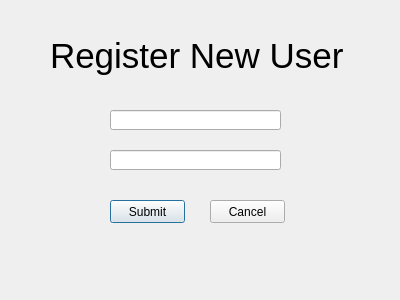
<?xml version="1.0" encoding="UTF-8"?>
<ui version="4.0">
 <class>LoginWindow</class>
 <widget class="QDialog" name="LoginWindow">
  <property name="geometry">
   <rect>
    <x>0</x>
    <y>0</y>
    <width>400</width>
    <height>300</height>
   </rect>
  </property>
  <property name="windowTitle">
   <string>Register New User</string>
  </property>
  <widget class="QPushButton" name="pushButton">
   <property name="geometry">
    <rect>
     <x>110</x>
     <y>200</y>
     <width>75</width>
     <height>23</height>
    </rect>
   </property>
   <property name="text">
    <string>Submit</string>
   </property>
  </widget>
  <widget class="QLineEdit" name="USERNAME">
   <property name="geometry">
    <rect>
     <x>110</x>
     <y>110</y>
     <width>171</width>
     <height>20</height>
    </rect>
   </property>
  </widget>
  <widget class="QLineEdit" name="PASSWORD">
   <property name="geometry">
    <rect>
     <x>110</x>
     <y>150</y>
     <width>171</width>
     <height>20</height>
    </rect>
   </property>
  </widget>
  <widget class="QPushButton" name="pushButton_2">
   <property name="geometry">
    <rect>
     <x>210</x>
     <y>200</y>
     <width>75</width>
     <height>23</height>
    </rect>
   </property>
   <property name="text">
    <string>Cancel</string>
   </property>
  </widget>
  <widget class="QLabel" name="label">
   <property name="geometry">
    <rect>
     <x>50</x>
     <y>30</y>
     <width>301</width>
     <height>51</height>
    </rect>
   </property>
   <property name="font">
    <font>
     <pointsize>26</pointsize>
    </font>
   </property>
   <property name="text">
    <string>Register New User</string>
   </property>
  </widget>
 </widget>
 <resources/>
 <connections/>
</ui>
